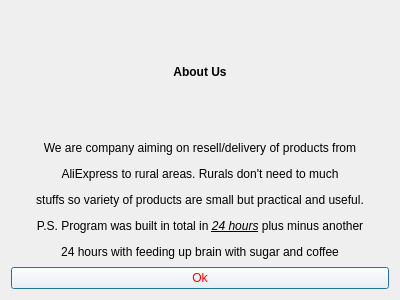
<?xml version="1.0" encoding="UTF-8"?>
<ui version="4.0">
 <class>AboutUs</class>
 <widget class="QDialog" name="AboutUs">
  <property name="geometry">
   <rect>
    <x>0</x>
    <y>0</y>
    <width>400</width>
    <height>300</height>
   </rect>
  </property>
  <property name="windowTitle">
   <string>Dialog</string>
  </property>
  <layout class="QHBoxLayout" name="horizontalLayout">
   <item>
    <layout class="QVBoxLayout" name="verticalLayout">
     <item>
      <widget class="QLabel" name="label">
       <property name="text">
        <string>&lt;html&gt;&lt;head/&gt;&lt;body&gt;&lt;p align=&quot;center&quot;&gt;&lt;span style=&quot; font-weight:600;&quot;&gt;About Us&lt;/span&gt;&lt;/p&gt;&lt;/body&gt;&lt;/html&gt;</string>
       </property>
      </widget>
     </item>
     <item>
      <widget class="QLabel" name="label_2">
       <property name="text">
        <string>&lt;html&gt;&lt;head/&gt;&lt;body&gt;&lt;p align=&quot;center&quot;&gt;We are company aiming on resell/delivery of products from&lt;/p&gt;&lt;p align=&quot;center&quot;&gt;AliExpress to rural areas. Rurals don't need to much&lt;/p&gt;&lt;p align=&quot;center&quot;&gt;stuffs so variety of products are small but practical and useful.&lt;/p&gt;&lt;p align=&quot;center&quot;&gt;P.S. Program was built in total in &lt;span style=&quot; font-style:italic; text-decoration: underline;&quot;&gt;24 hours&lt;/span&gt; plus minus another&lt;/p&gt;&lt;p align=&quot;center&quot;&gt;24 hours with feeding up brain with sugar and coffee&lt;/p&gt;&lt;/body&gt;&lt;/html&gt;</string>
       </property>
      </widget>
     </item>
     <item>
      <widget class="QPushButton" name="pushButton">
       <property name="styleSheet">
        <string notr="true">background-color: white;
color: red;</string>
       </property>
       <property name="text">
        <string>Ok</string>
       </property>
      </widget>
     </item>
    </layout>
   </item>
  </layout>
 </widget>
 <resources/>
 <connections/>
</ui>
